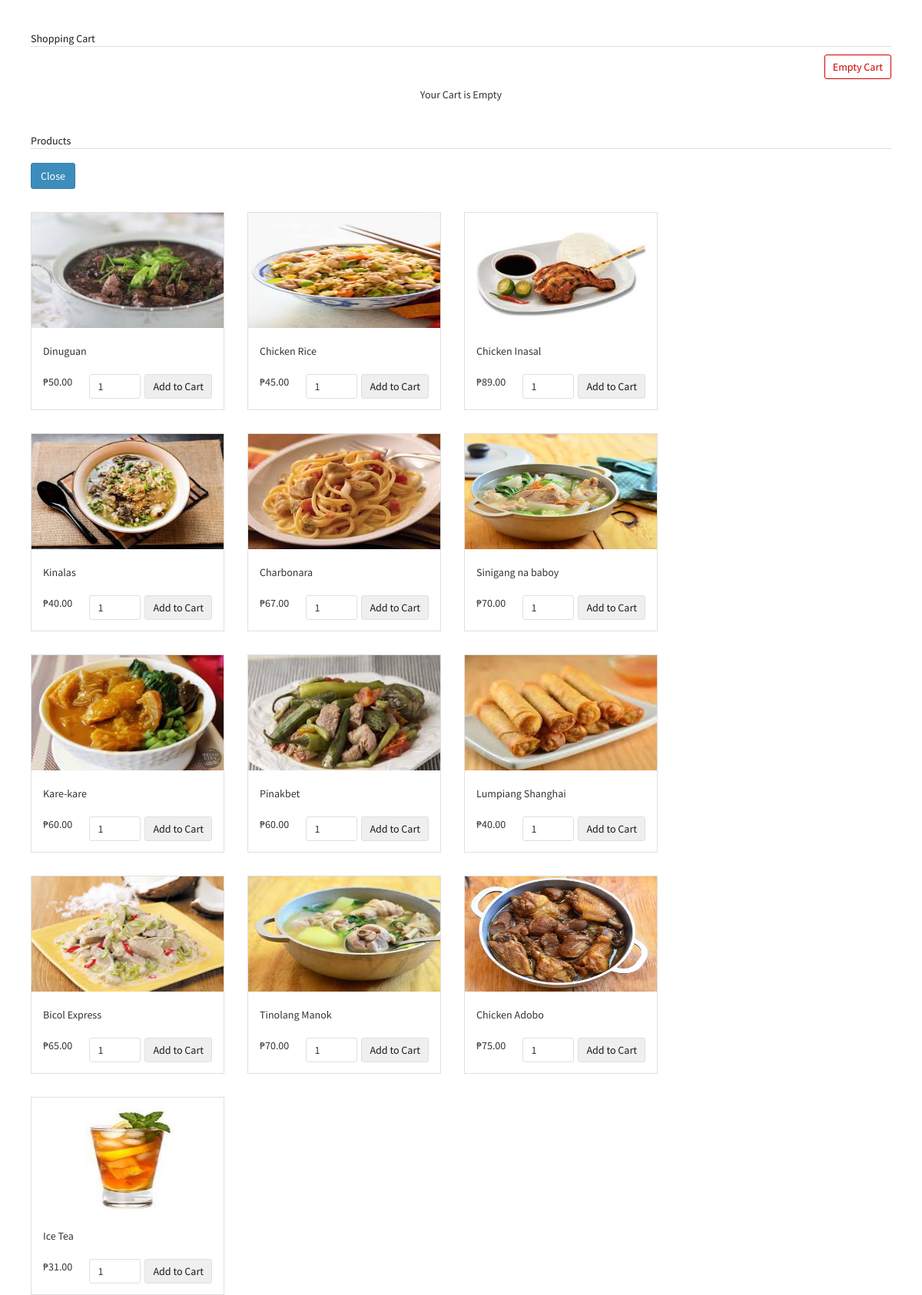
The page /order_cart.php (signed in) on the database its author committed.
### tables this page shows
CREATE TABLE `food` (
  `product_ID` varchar(45) NOT NULL,
  `category_ID` int(11) NOT NULL,
  `food_price` double(8,2) NOT NULL,
  `food_image` varchar(255) DEFAULT NULL
);

CREATE TABLE `product` (
  `product_ID` varchar(45) NOT NULL,
  `product_name` varchar(255) NOT NULL,
  `product_type` varchar(45) NOT NULL,
  `Availability` tinyint(1) NOT NULL
);

### dbcontroller.php (called while the page is built, shortened)
<?php
class DBController {
	private $host = "localhost";
	private $user = "root";
	private $password = "";
	private $database = "customerassistancesystem";
	private $conn;
	function __construct() {
		$this->conn = $this->connectDB();
	}
	function connectDB() {
		$conn = mysqli_connect($this->host,$this->user,$this->password,$this->database);
		return $conn;
	}
	function runQuery($query) {
		$result = mysqli_query($this->conn,$query);
		while($row=mysqli_fetch_assoc($result)) {
			$resultset[] = $row;
		}
		if(!empty($resultset))
			return $resultset;
	}
}
?>

### order_cart.php (the view, shortened to what this page needs)
<?php
require_once("dbcontroller.php");
$db_handle = new DBController();
?>
    <HTML>
    <HEAD>
        <link href="style.css" type="text/css" rel="stylesheet" />
        <link rel="stylesheet" href="assets/css/bootstrap.min.css">
        <link rel="stylesheet" href="https://cdnjs.cloudflare.com/ajax/libs/font-awesome/4.5.0/css/font-awesome.min.css">
        <link rel="stylesheet" href="https://cdnjs.cloudflare.com/ajax/libs/ionicons/2.0.1/css/ionicons.min.css">
        <link rel="stylesheet" href="assets/dist/css/AdminLTE.min.css">
        <link rel="stylesheet" href="assets/dist/css/skins/skin-blue.min.css">
        <link href="https://gitcdn.github.io/bootstrap-toggle/2.2.2/css/bootstrap-toggle.min.css" rel="stylesheet">
    </HEAD>
    <BODY>
        <div id="shopping-cart">
            <div class="txt-heading">Shopping Cart</div>
            <a id="btnEmpty" href="order_cart.php?action=empty" onclick="return confirm('Empty Cart?');">Empty Cart</a>
			<?php
					 if(isset($_SESSION["cart_item"])){
						$total_quantity = 0;
						$total_price = 0;
				?>
		    <form role="form" action="order_cart.php?action=insert" method="post" enctype="multipart/form-data">
                    <table class="tbl-cart" cellpadding="10" cellspacing="1">
                        <tbody>
                            <tr>
                                <th style="text-align:left;">Name</th>
                                <th style="text-align:left;">Code</th>
                                <th style="text-align:right;" width="5%">Quantity</th>
                                <th style="text-align:right;" width="10%">Unit Price</th>
                                <th style="text-align:right;" width="10%">Price</th>
                                <th style="text-align:center;" width="5%">Remove</th>
                            </tr>
                            <?php
									foreach ($_SESSION["cart_item"] as $item){
										$item_price = $item["quantity"]*$item["food_price"];
								?>
                                <tr>
                                    <td><img src="<?php echo $item["food_image"] ?>" class="cart-item-image" />
                                        <?php echo $item["product_name"]; ?>
                                    </td>
                                    <td>
                                        <?php echo $item["product_ID"]; ?>
                                    </td>
                                    <td style="text-align:right;">
                                        <?php echo $item["quantity"]; ?>
                                    </td>
                                    <td style="text-align:right;">
                                        <?php echo "₱ ".$item["food_price"]; ?>
                                    </td>
                                    <td style="text-align:right;">
                                        <?php echo "₱ ". number_format($item_price,2); ?>
                                    </td>
                                    <td style="text-align:center;">
                                        <a href="order_cart.php?action=remove&product_ID=<?php echo $item["product_ID"]; ?>" class="btnRemoveAction" onclick="return confirm('Remove Meal?');"><img src="icon-delete.png" alt="Remove Item" /></a>
                                    </td>
                                </tr>
                                <?php
												$total_quantity += $item["quantity"];
												$total_price += ($item["food_price"]*$item["quantity"]);
										}
										?>
                                    <tr>
                                        <td colspan="2" align="right">Total:</td>
                                        <td align="right">
                                            <?php echo $total_quantity; ?>
                                        </td>
                                        <td align="right" colspan="2"><strong><?php echo "₱ ".number_format($total_price, 2); ?></strong></td>
                                        <td></td>
                                    </tr>
                        </tbody>
                    </table>
                    <div class="txt-heading">Room</div>
                    <div class="box-body">
                        <div class="form-group\">
                            <label>Room</label>
                            <select class="form-control" id="room_ID" name="room_ID" required>
                                <option value="">Select Room - Guest name</option>
                                <?php
											$room=$db_handle->runQuery("SELECT r.room_ID, b.booking_ID, r.room_name, g.first_name, g.last_name FROM room r, booking b, guest g WHERE r.room_ID = b.room_ID AND b.guest_id = g.guest_id AND b.booking_approve = 1 AND r.room_availability = 0 AND b.status = 1");
											if (!empty($room)) {
												foreach($room as $key=>$value){
											echo" <option value=".$room[$key]['room_ID']."|".$room[$key]['booking_ID'].">".$room[$key]['room_name']." - ". $room[$key]['first_name']." ".$room[$key]['last_name']."</option>";
												}
										 	}?>
                            </select>
                        </div>
                        <div class="modal-footer">
                            <button type="submit" name="Submit" class="btn btn-primary" value="Submit">Create Order</button>
                        </div>
                    </div>
            </form>
            <?php
						} else {
						?>
                <div class="no-records">Your Cart is Empty</div>
                <?php
							}
							?>
        </div>
        <div id="product-grid">
            <div class="txt-heading">Products</div>
            <div class="footer">
                <a type="button" href="orders.php" class="btn btn-primary">Close</a>
            </div>
            <?php
			$product_array = $db_handle->runQuery("SELECT p.product_ID, p.product_name, f.food_price, f.food_image FROM food f, product p WHERE f.product_ID = p.product_ID AND p.availability = 1  ORDER BY product_ID ASC");
			if (!empty($product_array)) {
				foreach($product_array as $key=>$value){
			?>
                <div class="product-item">
                    <form method="post" action="order_cart.php?action=add&product_ID=<?php echo $product_array[$key]["product_ID"]; ?>">
                        <div class="product-image"><img width="250" height="150" src="<?php echo  $product_array[$key]["food_image"] ?>"></div>
                        <div class="product-tile-footer">
                            <div class="product-title">
                                <?php echo $product_array[$key]["product_name"]; ?>
                            </div>
                            <div class="product-price">
                                <?php echo "₱".$product_array[$key]["food_price"]; ?>
                            </div>
                            <div class="cart-action">
                                <input type="text" class="product-quantity" name="quantity" min="1" value="1" size="2" />
                                <input type="submit" value="Add to Cart" class="btnAddAction" />
                            </div>
                        </div>
                    </form>
                </div>
                <?php
				}
			}
			?>
        </div>
    </BODY>
    </HTML>

### style.css (style rules this page uses)
body { font-family: Arial; color: #211a1a; font-size: 0.9em; }
#shopping-cart { margin: 40px; }
#product-grid { margin: 40px; }
.txt-heading { color: #211a1a; border-bottom: 1px solid #E0E0E0; overflow: auto; }
#btnEmpty { background-color: #ffffff; border: #d00000 1px solid; padding: 5px 10px; color: #d00000; float: right; text-decoration: none; border-radius: 3px; margin: 10px 0px; }
.btnAddAction { padding: 5px 10px; margin-left: 5px; background-color: #efefef; border: #E0E0E0 1px solid; color: #211a1a; float: right; text-decoration: none; border-radius: 3px; cursor: pointer; }
#product-grid .txt-heading { margin-bottom: 18px; }
.product-item { float: left; background: #ffffff; margin: 30px 30px 0px 0px; border: #E0E0E0 1px solid; }
.product-image { height: 155px; width: 250px; background-color: #FFF; }
.product-title { margin-bottom: 20px; }
.product-price { float:left; }
.cart-action { float: right; }
.product-quantity { padding: 5px 10px; border-radius: 3px; border: #E0E0E0 1px solid; }
.product-tile-footer { padding: 15px 15px 0px 15px; overflow: auto; }
.no-records { text-align: center; clear: both; margin: 38px 0px; }

### rows shown on the page
food: food_image (picture), product_ID.product_name "Dinuguan", food_price "50.00"
food: food_image (picture), product_ID.product_name "Chicken Rice", food_price "45.00"
food: food_image (picture), product_ID.product_name "Chicken Inasal", food_price "89.00"
food: food_image (picture), product_ID.product_name "Kinalas", food_price "40.00"
food: food_image (picture), product_ID.product_name "Charbonara", food_price "67.00"
food: food_image (picture), product_ID.product_name "Sinigang na baboy", food_price "70.00"
food: food_image (picture), product_ID.product_name "Kare-kare", food_price "60.00"
food: food_image (picture), product_ID.product_name "Pinakbet", food_price "60.00"
food: food_image (picture), product_ID.product_name "Lumpiang Shanghai", food_price "40.00"
food: food_image (picture), product_ID.product_name "Bicol Express", food_price "65.00"
food: food_image (picture), product_ID.product_name "Tinolang Manok", food_price "70.00"
food: food_image (picture), product_ID.product_name "Chicken Adobo", food_price "75.00"
food: food_image (picture), product_ID.product_name "Ice Tea", food_price "31.00"
